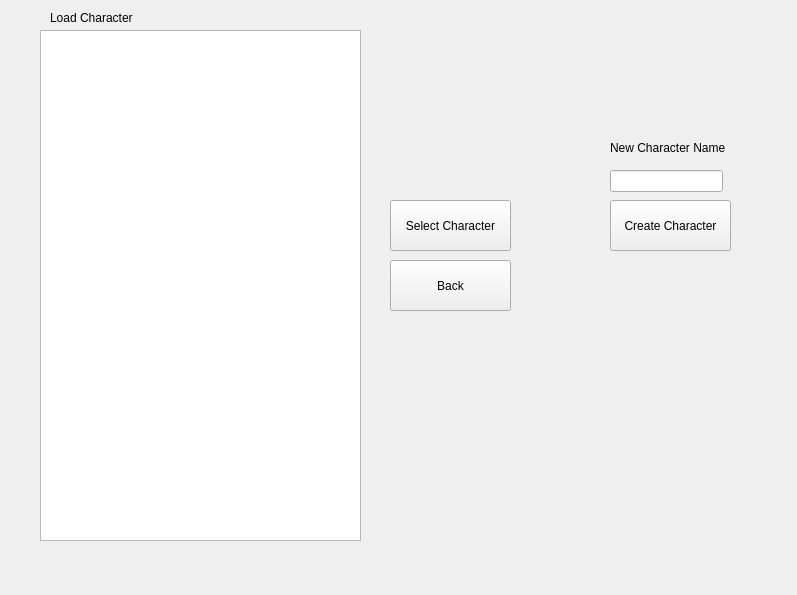
<?xml version="1.0" encoding="UTF-8"?>
<ui version="4.0">
 <class>CharacterSelectionClass</class>
 <widget class="QWidget" name="CharacterSelectionClass">
  <property name="geometry">
   <rect>
    <x>0</x>
    <y>0</y>
    <width>797</width>
    <height>595</height>
   </rect>
  </property>
  <property name="windowTitle">
   <string>CharacterSelection</string>
  </property>
  <widget class="QPushButton" name="button_selectCharacter">
   <property name="geometry">
    <rect>
     <x>390</x>
     <y>200</y>
     <width>121</width>
     <height>51</height>
    </rect>
   </property>
   <property name="text">
    <string>Select Character</string>
   </property>
  </widget>
  <widget class="QPushButton" name="button_back">
   <property name="geometry">
    <rect>
     <x>390</x>
     <y>260</y>
     <width>121</width>
     <height>51</height>
    </rect>
   </property>
   <property name="text">
    <string>Back</string>
   </property>
  </widget>
  <widget class="QListView" name="list_character">
   <property name="geometry">
    <rect>
     <x>40</x>
     <y>30</y>
     <width>321</width>
     <height>511</height>
    </rect>
   </property>
  </widget>
  <widget class="QPushButton" name="button_createNewCharacter">
   <property name="geometry">
    <rect>
     <x>610</x>
     <y>200</y>
     <width>121</width>
     <height>51</height>
    </rect>
   </property>
   <property name="text">
    <string>Create Character</string>
   </property>
  </widget>
  <widget class="QLineEdit" name="input_characterName">
   <property name="geometry">
    <rect>
     <x>610</x>
     <y>170</y>
     <width>113</width>
     <height>22</height>
    </rect>
   </property>
  </widget>
  <widget class="QLabel" name="label">
   <property name="geometry">
    <rect>
     <x>610</x>
     <y>140</y>
     <width>131</width>
     <height>16</height>
    </rect>
   </property>
   <property name="text">
    <string>New Character Name</string>
   </property>
  </widget>
  <widget class="QLabel" name="label_2">
   <property name="geometry">
    <rect>
     <x>50</x>
     <y>10</y>
     <width>91</width>
     <height>16</height>
    </rect>
   </property>
   <property name="text">
    <string>Load Character</string>
   </property>
  </widget>
 </widget>
 <layoutdefault spacing="6" margin="11"/>
 <resources/>
 <connections/>
</ui>
